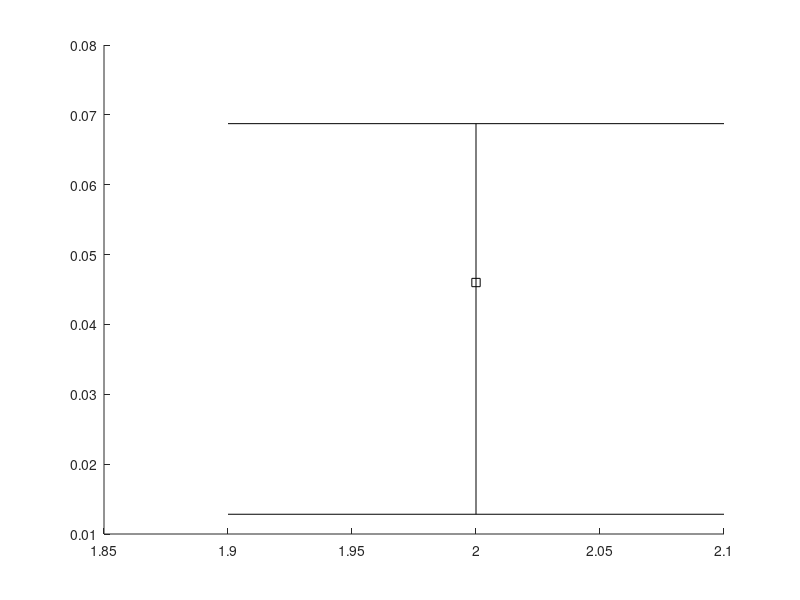

Write MATLAB code to recreate this figure. (Note: this script raises an error after producing the figure.)


geckoID=[681, 682, 731, 732, 735, 763, 772, 773];
gecko_order=[1,6,2,7,3,4,5,8];%SS
gecko_order=[7,3,1,6,2,4,8,5];%FA
%gecko_order=[1,8,4,6,7,3,5,2];%EE
f_resize=[213,204,200,200,207,211,209,210];%number of pixels per inch

% for i=1:1%8
%     i=i
%     q=3;
%     gecko=geckoID(i);
%     [gecko_disk,ROI,f_resize]=CutGeckoImageToDisk(gecko);
%     threshold=0;
%     [binary_gecko_disk,adjusted_mean,adjusted_sigma]=BinarizeProcessedGeckoImage(gecko_disk,ROI,threshold);
%     %threshold=adjusted_mean-adjusted_sigma;
%     SS=[];
%     EE=[];
%     FA=[];
%     bigROI=increase_res(ROI,q);
%     low=round((adjusted_mean-1.25*adjusted_sigma));
%     high=round(1.1*(adjusted_mean-.75*adjusted_sigma));
%     for threshold=low:high
%         threshold
%         [binary_gecko_disk,adjusted_mean,adjusted_sigma]=BinarizeProcessedGeckoImage(gecko_disk,ROI,threshold);
%         binary_gecko_disk=increase_res(binary_gecko_disk,q);
%         b=bwlabel(binary_gecko_disk);
%         s=regionprops(b,'EquivDiameter','Eccentricity');%b is three times larger
%         spot_sizes=[s.EquivDiameter];
%         SS=[SS,mean([s.EquivDiameter])];
%         EE=[EE,mean([s.Eccentricity])];
%         FA=[FA,sum(sum(binary_gecko_disk==1))/sum(sum(bigROI==1))];
%     end
%     spot_average(i,1)=min(SS);
%     spot_average(i,2)=max(SS);
%     spot_average(i,3)=mean(SS);
%     spot_average(i,4)=std(SS);
%     e_average(i,1)=min(EE);
%     e_average(i,2)=max(EE);
%     e_average(i,3)=mean(EE);
%     e_average(i,4)=std(EE);
%     f_average(i,1)=min(FA)
%     f_average(i,2)=max(FA);
%     f_average(i,3)=mean(FA);
%     f_average(i,4)=std(FA);
% end

spot_average =[23.0075   31.7170   26.6076    2.4314
   24.3641   34.8076   29.3459    3.5273
   25.0530   35.4955   30.3156    3.2674
   27.6397   33.7140   30.7345    1.6667
   25.6053   41.2953   34.3734    4.7389
   24.5413   33.8877   29.1299    2.6470
   22.6443   34.3300   29.5773    3.6221
   31.5870   45.5425   37.6471    3.3506];
spot_average =spot_average ./ [f_resize;f_resize;f_resize;f_resize]';
%this converts from pixels to inches
%so these numbers are in inches
e_average =[0.6256    0.6779    0.6549    0.0113
    0.7342    0.8050    0.7759    0.0204
    0.6913    0.7500    0.7224    0.0164
    0.6387    0.7463    0.7020    0.0320
    0.7189    0.8217    0.7808    0.0246
    0.6848    0.7172    0.7010    0.0074
    0.7188    0.7635    0.7386    0.0120
    0.6595    0.7418    0.6904    0.0219];
% f_average =[0.0178    0.0305    0.0245    0.0038
%     0.0284    0.0473    0.0379    0.0056
%     0.0181    0.0324    0.0255    0.0043
%     0.0216    0.0429    0.0315    0.0065
%     0.0154    0.0272    0.0207    0.0036
%     0.0275    0.0451    0.0365    0.0052
%     0.0307    0.0613    0.0473    0.0088
%     0.0108    0.0204    0.0157    0.0028];
f_average =[0.2314    0.3966    0.3185    0.0491
    0.2367    0.3933    0.3152    0.0463
    0.2268    0.4051    0.3191    0.0540
    0.2012    0.3999    0.2939    0.0606
    0.1997    0.3521    0.2681    0.0469
    0.2370    0.3886    0.3146    0.0452
    0.2198    0.4384    0.3383    0.0628
    0.1847    0.3480    0.2681    0.0482];
MEANspot=mean(spot_average(:,3))
MEANe=mean(e_average(:,3))
MEANf=mean(f_average(:,3))
STDspot=mean(spot_average(:,4))
STDe=mean(e_average(:,4));
STDf=mean(f_average(:,4));

MEANspot=1;
MEANe=1;
MEANf=1;
STDspot=1;
STDe=1;
STDf=1;

spot_sizes=[0.0400    0.0440    0.0470    0.0500    0.0510    0.0440    0.0460    0.0590];
figure(2)
hold off
for j=1:8
i=gecko_order(j);

middle=spot_sizes(i);
lower=spot_average(i,3)-spot_average(i,1);
upper=spot_average(i,2)-spot_average(i,3);
errorbar(2*j,middle/MEANspot,lower/MEANspot,upper/MEANspot,'sk','LineWidth',2)
hold on

end
ylim([0,0.11])
xlim([0,17.5])
set(gca,'FontSize',16)
set(gca,'XTick',2:2:17.5)
set(gca,'XTickLabel',{geckoID(gecko_order)})

ylabel('Spot Size')
xlabel('Gecko ID')


eccentricities=[0.6480    0.7720    0.7240    0.6930    0.7680    0.7000    0.7200    0.6710];
figure(3)
hold off
for j=1:8
i=gecko_order(j);
middle=eccentricities(i);
lower=e_average(i,3)-e_average(i,1);
upper=e_average(i,2)-e_average(i,3);
errorbar(2*j,middle'/MEANe,lower/MEANe,upper/MEANe,'sk','LineWidth',2)
hold on
end
ylim([0.5,1.0])
xlim([0,17.5])
set(gca,'FontSize',16)
set(gca,'XTick',2:2:18)
set(gca,'XTickLabel',{geckoID(gecko_order)})
ylabel('Spot Eccentricity')
xlabel('Gecko ID')

fractional_areas=[0.3060    0.2910    0.3070    0.2680    0.2330    0.2990    0.3360    0.2400];
figure(4)
hold off
for j=1:8
i=gecko_order(j);
middle=fractional_areas(i);
lower=f_average(i,3)-f_average(i,1);
upper=f_average(i,2)-f_average(i,3);
errorbar(2*j,middle/MEANf,lower/MEANf,upper/MEANf,'sk','LineWidth',2)
hold on
end
ylim([0.0,.5])
xlim([0,17.5])
set(gca,'FontSize',16)
set(gca,'XTick',2:2:18)
set(gca,'XTickLabel',{geckoID(gecko_order)})
ylabel('Fractional Spot Area')
xlabel('Gecko ID')